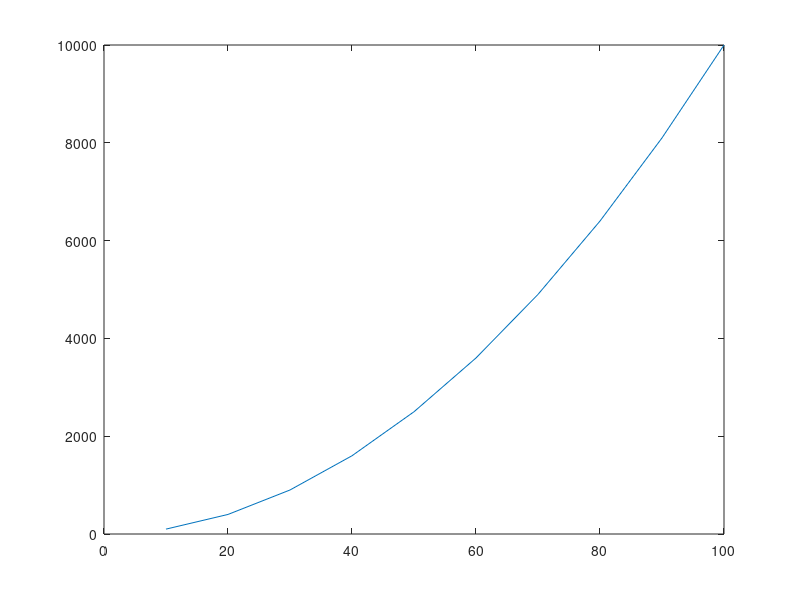

This figure's MATLAB source: (Note: this script raises an error after producing the figure.)
% 创建图形
figure;

% 绘制一些数据
x = 10:10:100;
y = x.^2;
plot(x, y);
%% 坐标轴
ax = gca;
%% 字体设置
FontName = 'Times New Roman + SimSun';
scale = 30;
units = 'points';
% axis大小
ax.Units = units;
Width_A4 = 21;
Width_LeftMargin_InWord = 3.17;
Width_RightMargin_InWord = 3.17;
MaxWidth_PictureInWord = Width_A4 - Width_LeftMargin_InWord - Width_RightMargin_InWord;
Width_Margin_Axis = 0.1;%
WidthDivision_Axis = 2;%
Width_PerAxis = MaxWidth_PictureInWord/WidthDivision_Axis;
ax.OuterPosition = scale*[Width_Margin_Axis,Width_Margin_Axis,Width_PerAxis-Width_Margin_Axis,Width_PerAxis-Width_Margin_Axis];
ax.InnerPosition = scale*[]
% 字体大小
ax.FontUnits = units;
FontSize_5 = 0.37;
FontSize_Small5 = 0.32;
FontSize = scale*FontSize_Small5; % 根据画幅大小设置

% 坐标轴相关: 固定参数设置
ax.FontName = FontName;
ax.TickDir = 'out';
ax.XMinorTick = 'on'; % X轴次刻度开启
ax.XAxis.MinorTickValues = (ax.XAxis.TickValues(1:end-1) + ax.XAxis.TickValues(2:end))/2;
ax.YMinorTick = 'on';
ax.YAxis.MinorTickValues = (ax.YAxis.TickValues(1:end-1) + ax.YAxis.TickValues(2:end))/2;
ax.ZMinorTick = 'on';
ax.ZAxis.MinorTickValues = (ax.ZAxis.TickValues(1:end-1) + ax.ZAxis.TickValues(2:end))/2;
ax.XAxis.Label.FontName = FontName;
ax.YAxis.Label.FontName = FontName;
ax.ZAxis.Label.FontName = FontName;
ax.Box = 'off';

% 调整刻度的长度
ax.TickLength = [0.01 0.005];
% 调整刻度的长度
ax.FontSize = FontSize;
% X坐标轴线宽
LineWidth = 0.7;
ax.XAxis.LineWidth = LineWidth;
ax.YAxis.LineWidth = LineWidth;
ax.YAxis.LineWidth = LineWidth;
% Label
ax.XAxis.Label.String = 'X Axis风速(100m/s)';
ax.YAxis.Label.String = 'Y Axis';
ax.ZAxis.Label.String = 'Z Axis';
FontSize_Label = FontSize;
ax.XAxis.Label.FontSize = FontSize_Label;
ax.YAxis.Label.FontSize = FontSize_Label;
ax.ZAxis.Label.FontSize = FontSize_Label;

%% 标题
text_title = '标题Title';
t = title(ax,text_title);
t.FontName = FontName;
t.FontSize = FontSize;
box('off')


